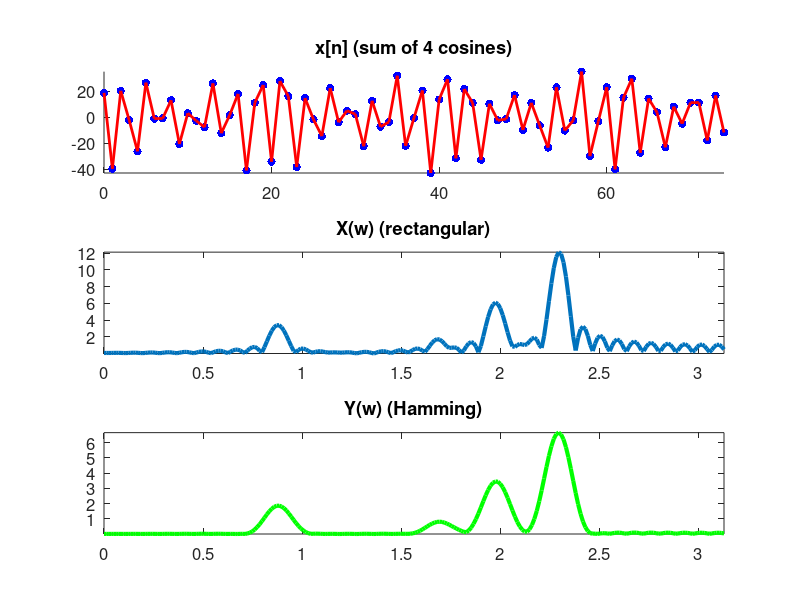
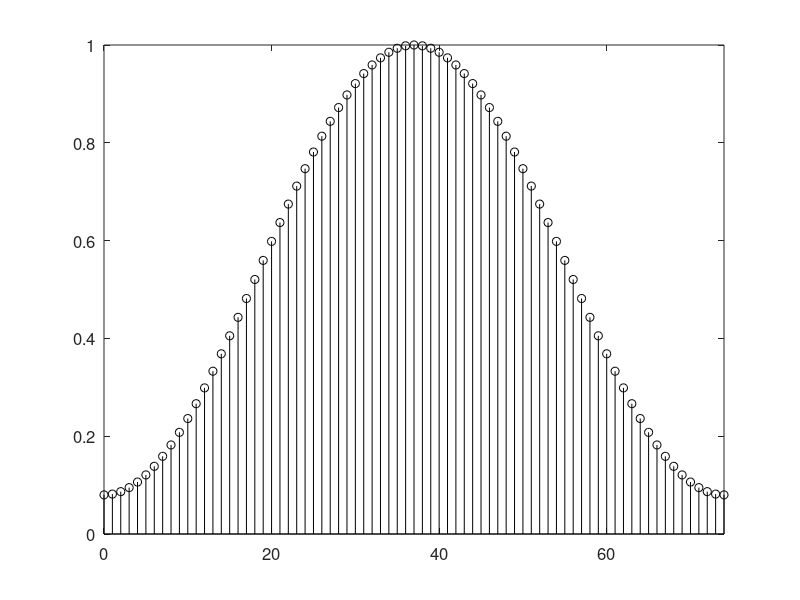
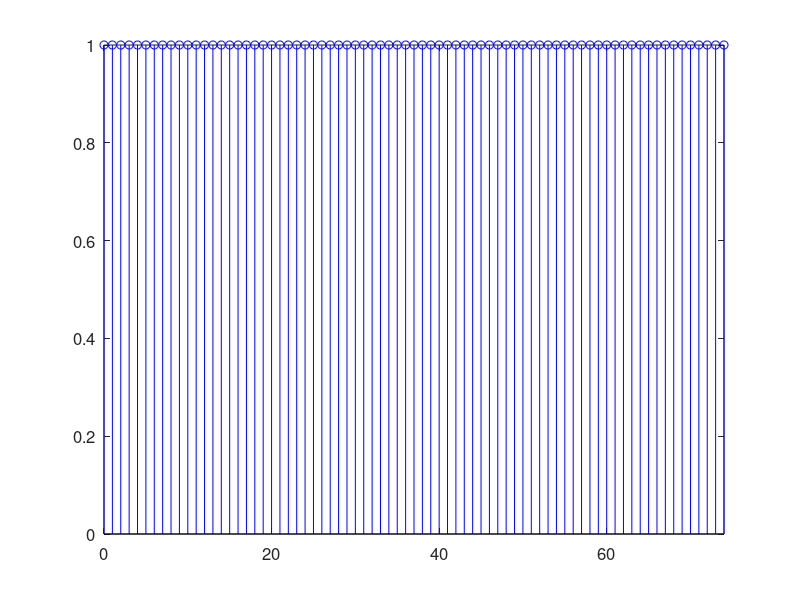

MATLAB code to generate these figures, in order:
%file: e9_1_anim_4cosines.m  Rect and Hamming windows reveal presence of (4) cosines
clear; close all; set(0,'defaultAxesFontSize', 12);
L = 75;             % 75 samples
n1 = [0:L-1];       % the sample indices 
X1 = 7*cos(0.28*pi*n1+deg2rad(53));
X2 = 3*cos(0.54*pi*n1+deg2rad(45));
X3 = 13*cos(0.63*pi*n1+deg2rad(67));
X4 = 25*cos(0.73*pi*n1+deg2rad(73));
X = X1+X2+X3+X4;

N = 512;             % do 512-point FFT for smooth plots
FX=abs(fft(X,N))/L;  % FFT with rect window ( unity coefficients)
H = 0.54-0.46*cos(2*pi*[0:L-1]/(L-1)); % Hamming window
Y=X.*H;              % Signal times Hamming window
FY=abs(fft(Y,N))/L;% FFT with Hamming window

K=[0:N/2-1];  W=2*pi*K/N;   % W = frequency scale for plots
figure('position',[100,100,500,800]),
 subplot(311), % plot the time-domain x1 as samples and lines
   hold on, scatter(n1,X,'b','filled'), title('x[n] (sum of 4 cosines)'),
   plot(n1,X,'r','Linewidth',2),axis tight, hold off;
 subplot(312),plot(W,FX(K+1),'Linewidth',3),axis tight, title('X(w) (rectangular)'),
 subplot(313),plot(W,FY(K+1),'g','Linewidth',3),axis tight, title('Y(w) (Hamming)')

% stem-plot the sampling windows
figure, stem(n1,H,'k'),axis tight;
rect = ones(1,75);
figure, stem(n1,rect,'b'),axis tight;
